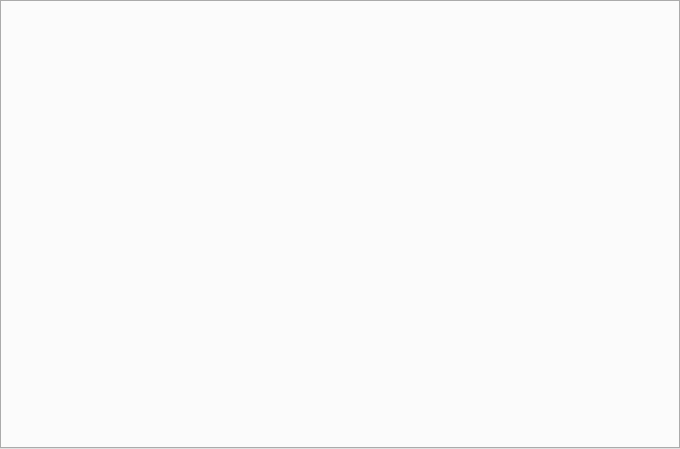
<?xml version="1.0" encoding="UTF-8"?>
<ui version="4.0">
 <class>MainTabWidget</class>
 <widget class="QTabWidget" name="MainTabWidget">
  <property name="geometry">
   <rect>
    <x>0</x>
    <y>0</y>
    <width>680</width>
    <height>449</height>
   </rect>
  </property>
  <property name="windowTitle">
   <string>TabWidget</string>
  </property>
 </widget>
 <resources/>
 <connections/>
</ui>
